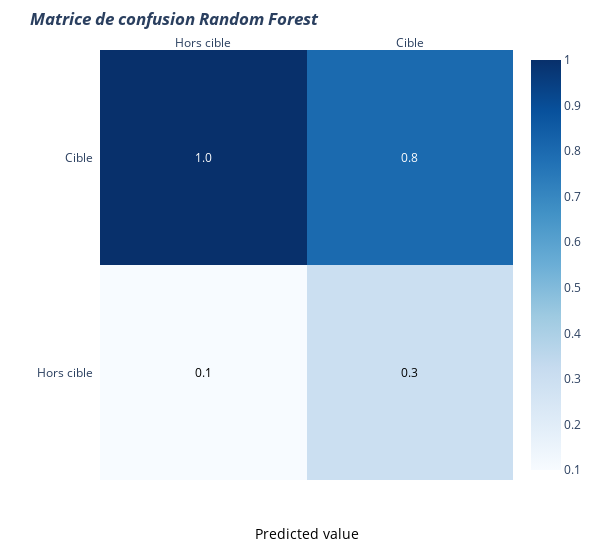

Notebook cell for this chart:
### Code cell
import plotly.figure_factory as ff

z = [[0.1, 0.3],
     [1.0, 0.8]]

x = ['Hors cible', 'Cible']
y =  ['Hors cible', 'Cible']

# change each element of z to type string for annotations
z_text = [[str(y) for y in x] for x in z]

# set up figure 
fig = ff.create_annotated_heatmap(z, x=x, y=y, annotation_text=z_text, colorscale='Blues')

# add title
fig.update_layout(title_text='<i><b>Matrice de confusion Random Forest</b></i>',
                  #xaxis = dict(title='x'),
                  #yaxis = dict(title='x')
                 )

# add custom xaxis title
fig.add_annotation(dict(font=dict(color="black",size=14),
                        x=0.5,
                        y=-0.15,
                        showarrow=False,
                        text="Predicted value",
                        xref="paper",
                        yref="paper"))

# add custom yaxis title
fig.add_annotation(dict(font=dict(color="black",size=14),
                        x=-0.35,
                        y=0.5,
                        showarrow=False,
                        text="Real value",
                        textangle=-90,
                        xref="paper",
                        yref="paper"))

# adjust margins to make room for yaxis title
fig.update_layout(margin=dict(t=50, l=100),width = 600)

# add colorbar
fig['data'][0]['showscale'] = True
fig.show()

### Figure 1 — Plotly figure (JSON) as saved in the notebook; plotly's stock layout.template omitted (floating-point values rounded to 4 significant figures)
{"data": [{"colorscale": [[0, "rgb(247,251,255)"], [0.125, "rgb(222,235,247)"], [0.25, "rgb(198,219,239)"], [0.375, "rgb(158,202,225)"], [0.5, "rgb(107,174,214)"], [0.625, "rgb(66,146,198)"], [0.75, "rgb(33,113,181)"], [0.875, "rgb(8,81,156)"], [1, "rgb(8,48,107)"]], "reversescale": false, "showscale": true, "type": "heatmap", "x": ["Hors cible", "Cible"], "y": ["Hors cible", "Cible"], "z": [[0.1, 0.3], [1, 0.8]]}], "layout": {"annotations": [{"font": {"color": "#000000"}, "showarrow": false, "text": "0.1", "x": "Hors cible", "xref": "x", "y": "Hors cible", "yref": "y"}, {"font": {"color": "#000000"}, "showarrow": false, "text": "0.3", "x": "Cible", "xref": "x", "y": "Hors cible", "yref": "y"}, {"font": {"color": "#FFFFFF"}, "showarrow": false, "text": "1.0", "x": "Hors cible", "xref": "x", "y": "Cible", "yref": "y"}, {"font": {"color": "#FFFFFF"}, "showarrow": false, "text": "0.8", "x": "Cible", "xref": "x", "y": "Cible", "yref": "y"}, {"font": {"color": "black", "size": 14}, "showarrow": false, "text": "Predicted value", "x": 0.5, "xref": "paper", "y": -0.15, "yref": "paper"}, {"font": {"color": "black", "size": 14}, "showarrow": false, "text": "Real value", "textangle": -90, "x": -0.35, "xref": "paper", "y": 0.5, "yref": "paper"}], "margin": {"l": 100, "t": 50}, "title": {"text": "<i><b>Matrice de confusion Random Forest</b></i>"}, "width": 600, "xaxis": {"dtick": 1, "gridcolor": "rgb(0, 0, 0)", "side": "top", "ticks": ""}, "yaxis": {"dtick": 1, "ticks": "", "ticksuffix": "  "}}}
